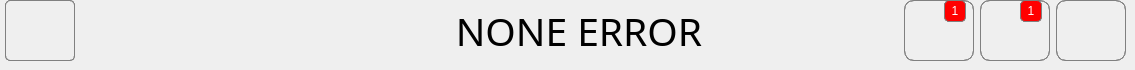
   <widget class="QWidget" name="page_main">
    <widget class="QWidget" name="layoutWidget">
     <property name="geometry">
      <rect>
       <x>5</x>
       <y>0</y>
       <width>1121</width>
       <height>61</height>
      </rect>
     </property>
     <layout class="QHBoxLayout" name="horizontalLayout_2">
      <item>
       <widget class="QWidget" name="widget_close" native="true">
        <property name="minimumSize">
         <size>
          <width>70</width>
          <height>0</height>
         </size>
        </property>
        <property name="styleSheet">
         <string notr="true">border : 1px solid gray;
border-radius:5px;
padding:5px;</string>
        </property>
        <widget class="QLabel" name="lb_exit_2">
         <property name="geometry">
          <rect>
           <x>0</x>
           <y>0</y>
           <width>70</width>
           <height>61</height>
          </rect>
         </property>
         <property name="text">
          <string/>
         </property>
         <property name="pixmap">
          <pixmap>../IMG/home.png</pixmap>
         </property>
         <property name="scaledContents">
          <bool>true</bool>
         </property>
         <property name="alignment">
          <set>Qt::AlignCenter</set>
         </property>
        </widget>
       </widget>
      </item>
      <item>
       <spacer name="horizontalSpacer_l_3">
        <property name="orientation">
         <enum>Qt::Horizontal</enum>
        </property>
        <property name="sizeHint" stdset="0">
         <size>
          <width>230</width>
          <height>14</height>
         </size>
        </property>
       </spacer>
      </item>
      <item>
       <widget class="QLabel" name="lb_title_3">
        <property name="sizePolicy">
         <sizepolicy hsizetype="Expanding" vsizetype="Expanding">
          <horstretch>0</horstretch>
          <verstretch>0</verstretch>
         </sizepolicy>
        </property>
        <property name="minimumSize">
         <size>
          <width>450</width>
          <height>0</height>
         </size>
        </property>
        <property name="maximumSize">
         <size>
          <width>450</width>
          <height>16777215</height>
         </size>
        </property>
        <property name="font">
         <font>
          <family>평창 평화체 Bold</family>
          <pointsize>29</pointsize>
         </font>
        </property>
        <property name="text">
         <string>NONE ERROR</string>
        </property>
        <property name="alignment">
         <set>Qt::AlignCenter</set>
        </property>
       </widget>
      </item>
      <item>
       <spacer name="horizontalSpacer_r_3">
        <property name="orientation">
         <enum>Qt::Horizontal</enum>
        </property>
        <property name="sizeType">
         <enum>QSizePolicy::Preferred</enum>
        </property>
        <property name="sizeHint" stdset="0">
         <size>
          <width>94</width>
          <height>14</height>
         </size>
        </property>
       </spacer>
      </item>
      <item>
       <widget class="QWidget" name="widget_chat" native="true">
        <property name="sizePolicy">
         <sizepolicy hsizetype="Preferred" vsizetype="Preferred">
          <horstretch>0</horstretch>
          <verstretch>0</verstretch>
         </sizepolicy>
        </property>
        <property name="minimumSize">
         <size>
          <width>70</width>
          <height>0</height>
         </size>
        </property>
        <property name="maximumSize">
         <size>
          <width>70</width>
          <height>16777215</height>
         </size>
        </property>
        <property name="styleSheet">
         <string notr="true">border : 1px solid gray;
border-radius:10px;
padding:5px;</string>
        </property>
        <widget class="QLabel" name="lb_chat">
         <property name="geometry">
          <rect>
           <x>0</x>
           <y>0</y>
           <width>70</width>
           <height>61</height>
          </rect>
         </property>
         <property name="text">
          <string/>
         </property>
         <property name="pixmap">
          <pixmap>../IMG/TALK.png</pixmap>
         </property>
         <property name="scaledContents">
          <bool>true</bool>
         </property>
         <property name="alignment">
          <set>Qt::AlignCenter</set>
         </property>
        </widget>
        <widget class="QWidget" name="widget_cnt" native="true">
         <property name="geometry">
          <rect>
           <x>40</x>
           <y>0</y>
           <width>22</width>
           <height>22</height>
          </rect>
         </property>
         <property name="styleSheet">
          <string notr="true"> background-color: red;
 border-style: solid;
 border-width:1px;
 border-radius:5px;
 max-width:10px;
 max-height:10px;
 min-width:10px;
 min-height:10px;</string>
         </property>
         <widget class="QLabel" name="lb_msg_cnt">
          <property name="geometry">
           <rect>
            <x>0</x>
            <y>0</y>
            <width>22</width>
            <height>22</height>
           </rect>
          </property>
          <property name="styleSheet">
           <string notr="true">color:white;</string>
          </property>
          <property name="text">
           <string>1</string>
          </property>
          <property name="alignment">
           <set>Qt::AlignCenter</set>
          </property>
         </widget>
        </widget>
       </widget>
      </item>
      <item>
       <widget class="QWidget" name="widget_alarm" native="true">
        <property name="sizePolicy">
         <sizepolicy hsizetype="Preferred" vsizetype="Preferred">
          <horstretch>0</horstretch>
          <verstretch>0</verstretch>
         </sizepolicy>
        </property>
        <property name="minimumSize">
         <size>
          <width>70</width>
          <height>0</height>
         </size>
        </property>
        <property name="maximumSize">
         <size>
          <width>70</width>
          <height>16777215</height>
         </size>
        </property>
        <property name="styleSheet">
         <string notr="true">border : 1px solid gray;
border-radius:10px;
padding:5px;</string>
        </property>
        <widget class="QLabel" name="lb_alram">
         <property name="geometry">
          <rect>
           <x>0</x>
           <y>0</y>
           <width>70</width>
           <height>61</height>
          </rect>
         </property>
         <property name="text">
          <string/>
         </property>
         <property name="pixmap">
          <pixmap>../IMG/alarm.png</pixmap>
         </property>
         <property name="scaledContents">
          <bool>true</bool>
         </property>
         <property name="alignment">
          <set>Qt::AlignCenter</set>
         </property>
        </widget>
        <widget class="QWidget" name="widget_alram" native="true">
         <property name="geometry">
          <rect>
           <x>40</x>
           <y>0</y>
           <width>22</width>
           <height>22</height>
          </rect>
         </property>
         <property name="styleSheet">
          <string notr="true"> background-color: red;
 border-style: solid;
 border-width:1px;
 border-radius:5px;
 max-width:10px;
 max-height:10px;
 min-width:10px;
 min-height:10px;</string>
         </property>
         <widget class="QLabel" name="lb_alram_cnt">
          <property name="geometry">
           <rect>
            <x>0</x>
            <y>0</y>
            <width>22</width>
            <height>22</height>
           </rect>
          </property>
          <property name="styleSheet">
           <string notr="true">color:white;</string>
          </property>
          <property name="text">
           <string>1</string>
          </property>
          <property name="alignment">
           <set>Qt::AlignCenter</set>
          </property>
         </widget>
        </widget>
       </widget>
      </item>
      <item>
       <widget class="QWidget" name="widget_setting" native="true">
        <property name="sizePolicy">
         <sizepolicy hsizetype="Preferred" vsizetype="Preferred">
          <horstretch>0</horstretch>
          <verstretch>0</verstretch>
         </sizepolicy>
        </property>
        <property name="minimumSize">
         <size>
          <width>70</width>
          <height>0</height>
         </size>
        </property>
        <property name="maximumSize">
         <size>
          <width>70</width>
          <height>16777215</height>
         </size>
        </property>
        <property name="styleSheet">
         <string notr="true">border : 1px solid gray;
border-radius:10px;
padding:5px;</string>
        </property>
        <widget class="QLabel" name="lb_setting">
         <property name="geometry">
          <rect>
           <x>0</x>
           <y>0</y>
           <width>70</width>
           <height>61</height>
          </rect>
         </property>
         <property name="text">
          <string/>
         </property>
         <property name="pixmap">
          <pixmap>../IMG/gear.png</pixmap>
         </property>
         <property name="scaledContents">
          <bool>true</bool>
         </property>
         <property name="alignment">
          <set>Qt::AlignCenter</set>
         </property>
        </widget>
       </widget>
      </item>
     </layout>
    </widget>
   </widget>
